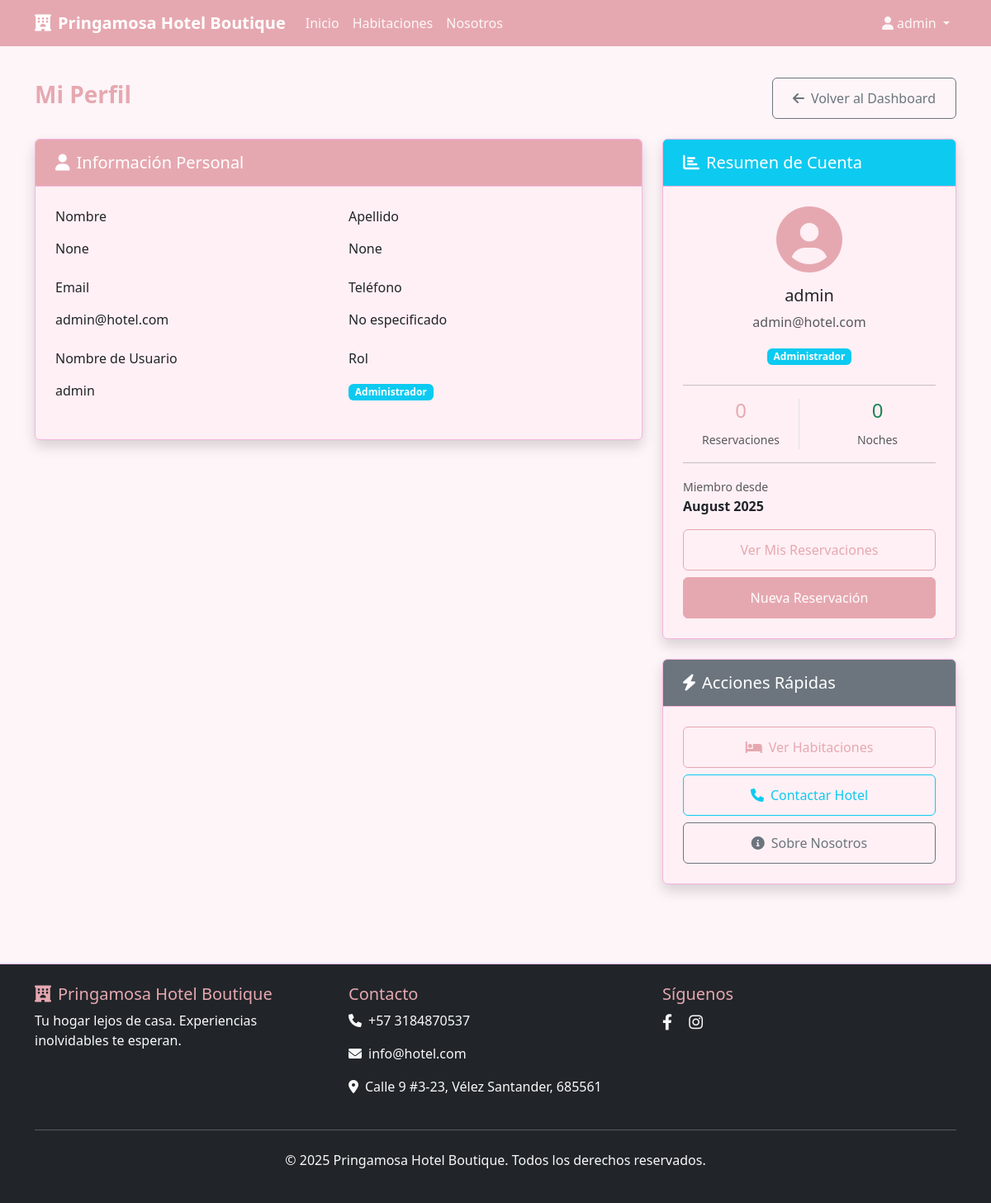
/guest/profile (signed in), run on the app's committed database.
### app/models/user.py (models this page shows, shortened)
class User(UserMixin, db.Model):
    id = db.Column(db.Integer, primary_key=True)
    username = db.Column(db.String(80), unique=True, nullable=False)
    email = db.Column(db.String(120), unique=True, nullable=False)
    password_hash = db.Column(db.String(255), nullable=False)
    role = db.Column(db.String(20), nullable=False, default='huesped')  # huesped, recepcionista, administrador
    first_name = db.Column(db.String(50))
    last_name = db.Column(db.String(50))
    phone = db.Column(db.String(20))
    created_at = db.Column(db.DateTime, default=datetime.utcnow)
    is_active = db.Column(db.Boolean, default=True)
    reservations = db.relationship('Reservation', foreign_keys='Reservation.guest_id', backref='guest', lazy=True)
    confirmed_reservations = db.relationship('Reservation', foreign_keys='Reservation.confirmed_by_id', backref='confirmed_by_staff', lazy=True)
    def is_admin(self):
        return self.role == 'administrador'
    def is_guest(self):
        return self.role == 'huesped'
    def get_full_name(self):
        if self.first_name and self.last_name:
            return f"{self.first_name} {self.last_name}"
        return self.username
    def get_role_display(self):
        roles = {
            'huesped': 'Huésped',
            'recepcionista': 'Recepcionista',
            'administrador': 'Administrador'
        }
        return roles.get(self.role, self.role.title())

### app/routes/guest.py (the view)
@guest_bp.route('/profile')
@login_required
def profile():
    return render_template('guest/profile.html')

### app/templates/guest/profile.html (shortened to what this page needs)
{% extends "base.html" %}
{% block content %}
<div class="container py-4">
    <div class="row">
        <div class="col-12">
            <div class="d-flex justify-content-between align-items-center mb-4">
                <h1 class="h3 text-primary fw-bold">Mi Perfil</h1>
                <a href="{{ url_for('guest.dashboard') }}" class="btn btn-outline-secondary">
                    <i class="fas fa-arrow-left me-2"></i>Volver al Dashboard
                </a>
            </div>
        </div>
    </div>
    <div class="row">
        <div class="col-lg-8">
            <div class="card shadow">
                <div class="card-header bg-primary text-white">
                    <h5 class="mb-0"><i class="fas fa-user me-2"></i>Información Personal</h5>
                </div>
                <div class="card-body">
                    <div class="row">
                        <div class="col-md-6 mb-3">
                            <label class="form-label">Nombre</label>
                            <div class="form-control-plaintext">{{ current_user.first_name }}</div>
                        </div>
                        <div class="col-md-6 mb-3">
                            <label class="form-label">Apellido</label>
                            <div class="form-control-plaintext">{{ current_user.last_name }}</div>
                        </div>
                    </div>
                    <div class="row">
                        <div class="col-md-6 mb-3">
                            <label class="form-label">Email</label>
                            <div class="form-control-plaintext">{{ current_user.email }}</div>
                        </div>
                        <div class="col-md-6 mb-3">
                            <label class="form-label">Teléfono</label>
                            <div class="form-control-plaintext">{{ current_user.phone or 'No especificado' }}</div>
                        </div>
                    </div>
                    <div class="row">
                        <div class="col-md-6 mb-3">
                            <label class="form-label">Nombre de Usuario</label>
                            <div class="form-control-plaintext">{{ current_user.username }}</div>
                        </div>
                        <div class="col-md-6 mb-3">
                            <label class="form-label">Rol</label>
                            <div class="form-control-plaintext">
                                <span class="badge bg-info">{{ current_user.get_role_display() }}</span>
                            </div>
                        </div>
                    </div>
                </div>
            </div>
        </div>
        <div class="col-lg-4">
            <div class="card shadow">
                <div class="card-header bg-info text-white">
                    <h5 class="mb-0"><i class="fas fa-chart-bar me-2"></i>Resumen de Cuenta</h5>
                </div>
                <div class="card-body">
                    <div class="text-center mb-4">
                        <i class="fas fa-user-circle fa-5x text-primary mb-3"></i>
                        <h5>{{ current_user.get_full_name() }}</h5>
                        <p class="text-muted">{{ current_user.email }}</p>
                        <span class="badge bg-info">{{ current_user.get_role_display() }}</span>
                    </div>
                    <hr>
                    <div class="row text-center">
                        <div class="col-6">
                            <div class="border-end">
                                <h4 class="text-primary">{{ current_user.guest_reservations|length }}</h4>
                                <small class="text-muted">Reservaciones</small>
                            </div>
                        </div>
                        <div class="col-6">
                            <h4 class="text-success">
                                {% set total_nights = 0 %}
                                {% for reservation in current_user.guest_reservations %}
                                    {% set nights = (reservation.check_out_date - reservation.check_in_date).days %}
                                    {% set total_nights = total_nights + nights %}
                                {% endfor %}
                                {{ total_nights }}
                            </h4>
                            <small class="text-muted">Noches</small>
                        </div>
                    </div>
                    <hr>
                    <div class="mb-3">
                        <small class="text-muted">Miembro desde</small>
                        <div class="fw-bold">{{ current_user.created_at.strftime('%B %Y') if current_user.created_at else 'Fecha no disponible' }}</div>
                    </div>
                    <div class="d-grid gap-2">
                        <a href="{{ url_for('guest.reservations') }}" class="btn btn-outline-primary">
                            Ver Mis Reservaciones
                        </a>
                        <a href="{{ url_for('guest.reserve') }}" class="btn btn-primary">
                            Nueva Reservación
                        </a>
                    </div>
                </div>
            </div>
            <div class="card shadow mt-4">
                <div class="card-header bg-secondary text-white">
                    <h5 class="mb-0"><i class="fas fa-bolt me-2"></i>Acciones Rápidas</h5>
                </div>
                <div class="card-body">
                    <div class="d-grid gap-2">
                        <a href="{{ url_for('main.rooms') }}" class="btn btn-outline-primary">
                            <i class="fas fa-bed me-2"></i>Ver Habitaciones
                        </a>
                        <a href="{{ url_for('main.contact') }}" class="btn btn-outline-info">
                            <i class="fas fa-phone me-2"></i>Contactar Hotel
                        </a>
                        <a href="{{ url_for('main.about') }}" class="btn btn-outline-secondary">
                            <i class="fas fa-info-circle me-2"></i>Sobre Nosotros
                        </a>
                    </div>
                </div>
            </div>
        </div>
    </div>
</div>
{% endblock %}

### app/templates/base.html (shortened to what this page needs)
<!DOCTYPE html>
<html lang="es" data-theme="light">
<head>
    <link href="https://cdn.jsdelivr.net/npm/bootstrap@5.3.0/dist/css/bootstrap.min.css" rel="stylesheet">
    <link href="https://cdnjs.cloudflare.com/ajax/libs/font-awesome/6.0.0/css/all.min.css" rel="stylesheet">
    <link href="{{ url_for('static', filename='css/style.css') }}" rel="stylesheet">
</head>
<body>
    <nav class="navbar navbar-expand-lg navbar-dark bg-primary fixed-top">
        <div class="container">
            <a class="navbar-brand fw-bold" href="{{ url_for('main.index') }}">
                <i class="fas fa-hotel me-2"></i>Pringamosa Hotel Boutique
            </a>
            <div class="collapse navbar-collapse" id="navbarNav">
                <ul class="navbar-nav me-auto">
                    <li class="nav-item"><a class="nav-link" href="{{ url_for('main.index') }}">Inicio</a></li>
                    <li class="nav-item"><a class="nav-link" href="{{ url_for('main.rooms') }}">Habitaciones</a></li>
                    <li class="nav-item"><a class="nav-link" href="{{ url_for('main.about') }}">Nosotros</a></li>
                </ul>
                <ul class="navbar-nav">
                    {% if current_user.is_authenticated %}
                        <li class="nav-item dropdown">
                            <a class="nav-link dropdown-toggle" href="#" role="button" data-bs-toggle="dropdown">
                                <i class="fas fa-user me-1"></i>{{ current_user.get_full_name() }}
                            </a>
                        </li>
                    {% else %}
                        <li class="nav-item"><a class="nav-link" href="{{ url_for('auth.login') }}">Iniciar Sesión</a></li>
                        <li class="nav-item"><a class="nav-link" href="{{ url_for('auth.register') }}">Registrarse</a></li>
                    {% endif %}
                </ul>
            </div>
        </div>
    </nav>
    <main class="{% if request.endpoint and 'dashboard' in request.endpoint %}container-fluid px-0{% else %}container-fluid px-0{% endif %}">
        {% block content %}{% endblock %}
    </main>
    <footer class="bg-dark text-light py-4 mt-5">
        <div class="container">
            <div class="row">
                <div class="col-md-4">
                    <h5><i class="fas fa-hotel me-2"></i>Pringamosa Hotel Boutique</h5>
                    <p>Tu hogar lejos de casa. Experiencias inolvidables te esperan.</p>
                </div>
                <div class="col-md-4">
                    <h5>Contacto</h5>
                    <p><i class="fas fa-phone me-2"></i>+57 3184870537</p>
                    <p><i class="fas fa-envelope me-2"></i>info@hotel.com</p>
                    <p><i class="fas fa-map-marker-alt me-2"></i>Calle 9 #3-23, Vélez Santander, 685561</p>
                </div>
                <div class="col-md-4">
                    <h5>Síguenos</h5>
                    <div class="social-links">
                        <a href="https://www.facebook.com/share/1AyVtpTx3i/" class="text-light me-3"><i class="fab fa-facebook-f"></i></a>
                        <a href="https://www.instagram.com/pringamosahotelboutique?igsh=MTJhc3lpd3J5anZs" class="text-light me-3"><i class="fab fa-instagram"></i></a>
                    </div>
                </div>
            </div>
            <hr class="my-4">
            <div class="text-center">
                <p>&copy; 2025 Pringamosa Hotel Boutique. Todos los derechos reservados.</p>
            </div>
        </div>
    </footer>
</body>
</html>

### app/static/css/style.css (style rules this page uses)
:root { --primary-color: #E6A8B0; --secondary-color: #B76A7F; --accent-color: #C47A8C; --background-color: #FDF5F8; --surface-color: #FFF0F5; --text-primary: #B76A7F; --text-secondary: #8C5E7A; --border-color: #f6b3df; --shadow: rgba(0, 0, 0, 0.08); --hover-shadow: rgba(0, 0, 0, 0.16); }
body { background-color: var(--background-color); color: var(--text-primary); transition: all 0.3s ease; padding-top: 70px; font-family: "Segoe UI", Tahoma, Geneva, Verdana, sans-serif; }
.bg-primary { background-color: var(--primary-color) !important; }
.btn-primary { background-color: var(--primary-color); border-color: var(--primary-color); font-weight: 500; transition: all 0.3s ease; }
.btn-outline-primary { color: var(--primary-color); border-color: var(--primary-color); font-weight: 500; }
.text-primary { color: var(--primary-color) !important; }
.card { background-color: var(--surface-color); border: 1px solid var(--border-color); box-shadow: 0 2px 8px var(--shadow); transition: all 0.3s ease; margin-bottom: 1.5rem; }
.card-header { background-color: var(--primary-color); color: white; border-bottom: 1px solid var(--border-color); padding: 1rem 1.5rem; font-weight: 600; }
.card-body { padding: 1.5rem; }
.navbar-dark .navbar-nav .nav-link { color: rgba(255, 255, 255, 0.9); font-weight: 500; transition: color 0.3s ease; }
.social-links a { font-size: 1.2rem; transition: all 0.3s ease; }
footer { background-color: var(--surface-color) !important; color: var(--text-primary) !important; border-top: 1px solid var(--border-color); }
footer h5 { color: var(--primary-color); }
.btn { padding: 0.75rem 1.5rem; font-weight: 500; border-radius: 6px; transition: all 0.3s ease; }

### data on the page
User: get_full_name "admin", first_name "None", last_name "None", email "admin@hotel.com", phone "No especificado", username "admin", role "Administrador", created_at "August 2025"

### other printed values
{{ current_user.guest_reservations|length }} "0"
{{ total_nights }} "0"
